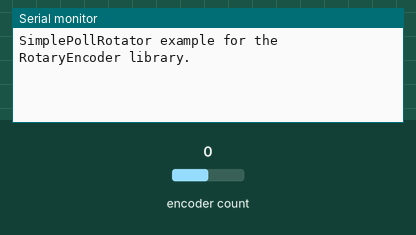
Recording of a program running on a simulated ESP32. On the bench: the last lines printed to the serial monitor. Inputs (shaded band) come from the test bench; at power-on: encoder count 0.

Above: at 1.2 s.
1.3 s: encoder count set to 1
At 1.9 s:
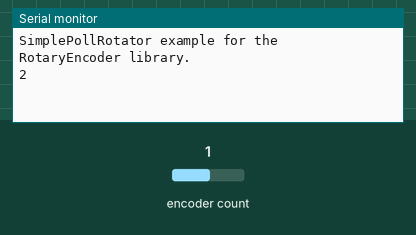
2.8 s: encoder count set to 2
At 4.3 s:
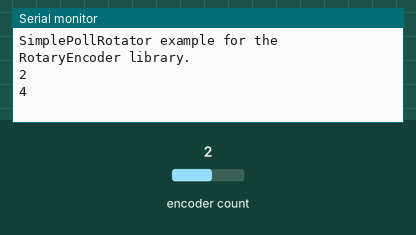

The program:

main.cpp
```cpp
#include <Arduino.h>
#include <RotaryEncoder.h>

// Set pins below according to your hardware setup
const uint8_t PIN_A = 34;
const uint8_t PIN_B = 35;

// Setup a RotaryEncoder with 4 steps per latch for the 2 signal input pins:
 //RotaryEncoder encoder(34, 35, RotaryEncoder::LatchMode::FOUR3);

// Setup a RotaryEncoder with 2 steps per latch for the 2 signal input pins:
RotaryEncoder encoder(PIN_A, PIN_B, RotaryEncoder::LatchMode::TWO03);


void setup()
{
  Serial.begin(9600);
  Serial.println("SimplePollRotator example for the RotaryEncoder library.");
} // setup()


// Read the current position of the encoder and print out when changed.
void loop()
{
  static int pos = 0;
  encoder.tick();

  int newPos = encoder.getPosition();
  if (pos != newPos) {
    Serial.print(newPos);
    Serial.println();
    pos = newPos;
  } // if
} // loop ()
```

Measured:
- after the input at 1.3 s, the serial monitor: prints a new line at once (image 1)
- after the input at 2.8 s, the serial monitor: prints a new line at once (image 2)
